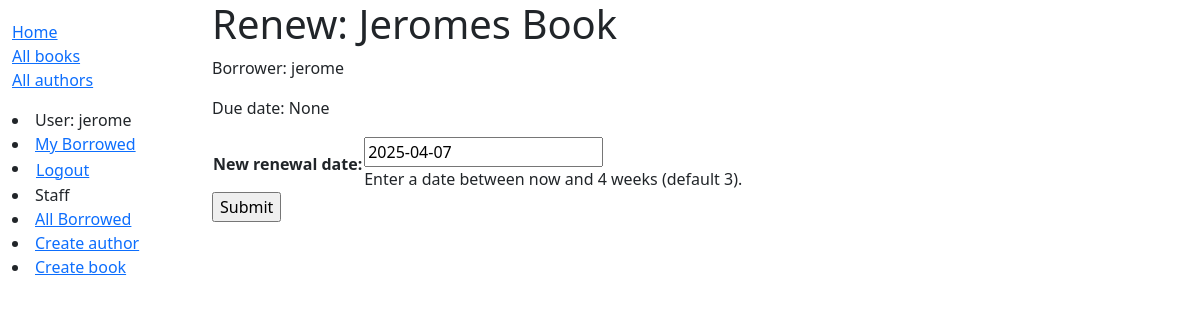
Page /catalog/book/5e969579-3d7f-44ed-81e3-59421f3b8cec/renew/ (signed in) on the earlier database version.
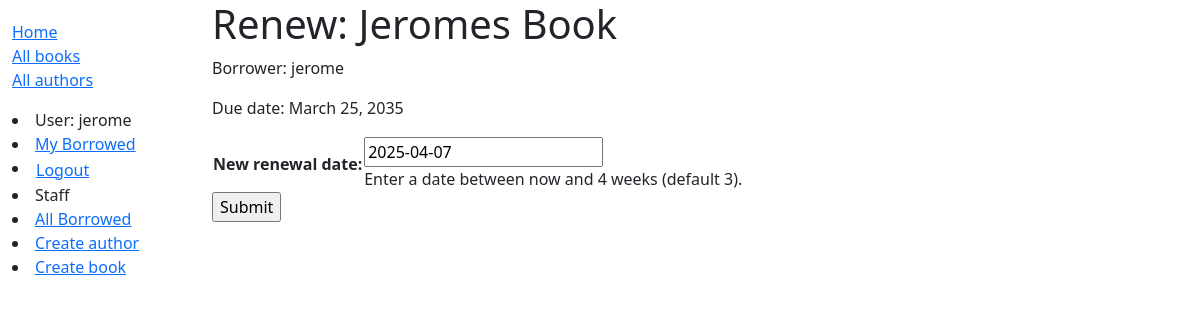
Same page on the later database version.
### catalog/models.py (models this page shows, shortened)
class BookInstance(models.Model):
    id = models.UUIDField(primary_key=True, default=uuid.uuid4,
                          help_text="Unique ID for this particular book across whole library")
    book = models.ForeignKey('Book', on_delete=models.RESTRICT, null=True)
    imprint = models.CharField(max_length=200)
    due_back = models.DateField(null=True, blank=True)
    borrower = models.ForeignKey(
        settings.AUTH_USER_MODEL, on_delete=models.SET_NULL, null=True, blank=True)
    LOAN_STATUS = (
        ('m', 'Maintenance'),
        ('o', 'On loan'),
        ('a', 'Available'),
        ('r', 'Reserved'),
    )
    status = models.CharField(
        max_length=1,
        choices=LOAN_STATUS,
        blank=True,
        default='m',
        help_text='Book availability',
    )
    class Meta:
        ordering = ['due_back']
        permissions = (("can_mark_returned", "Set book as returned"),)
    @property
    def is_overdue(self):
        return bool(self.due_back and date.today() > self.due_back)

### catalog/views.py (the view)
# urls.py: path('book/<uuid:pk>/renew/', views.renew_book_librarian,
@login_required
@permission_required('catalog.can_mark_returned', raise_exception=True)
def renew_book_librarian(request, pk):
    book_instance = get_object_or_404(BookInstance, pk=pk)
    if request.method == 'POST':
        form = RenewBookModelForm(request.POST)
        if form.is_valid():
            book_instance.due_back = form.cleaned_data['renewal_date']
            book_instance.save()
            return HttpResponseRedirect(reverse('all-borrowed'))
    else:
        proposed_renewal_date = datetime.date.today() + datetime.timedelta(weeks=3)
        form = RenewBookModelForm(initial={'due_back': proposed_renewal_date})
    context = {
        'form': form,
        'book_instance': book_instance,
    }
    return render(request, 'catalog/book_renew_librarian.html', context)

### catalog/forms.py (shortened to what this page needs)
class RenewBookModelForm(ModelForm):
    class Meta:
        model = BookInstance
        fields = ['due_back']
        labels = {'due_back': _('New renewal date')}
        help_texts = {'due_back': _(
            'Enter a date between now and 4 weeks (default 3).')}

### catalog/templates/catalog/book_renew_librarian.html (shortened to what this page needs)
{% extends "base_generic.html" %}
{% block content %}
  <h1>Renew: {{ book_instance.book.title }}</h1>
  <p>Borrower: {{ book_instance.borrower }}</p>
  <p {% if book_instance.is_overdue %} class="text-danger"{% endif %} >Due date: {{ book_instance.due_back }}</p>
  <form action="" method="post">
    <table>
    {{ form.as_table }}
    </table>
    <input type="submit" value="Submit">
  </form>
{% endblock %}

Differences in the rows shown:
changed BookInstance "jerome": due_back "None" → "March 25, 2035"
